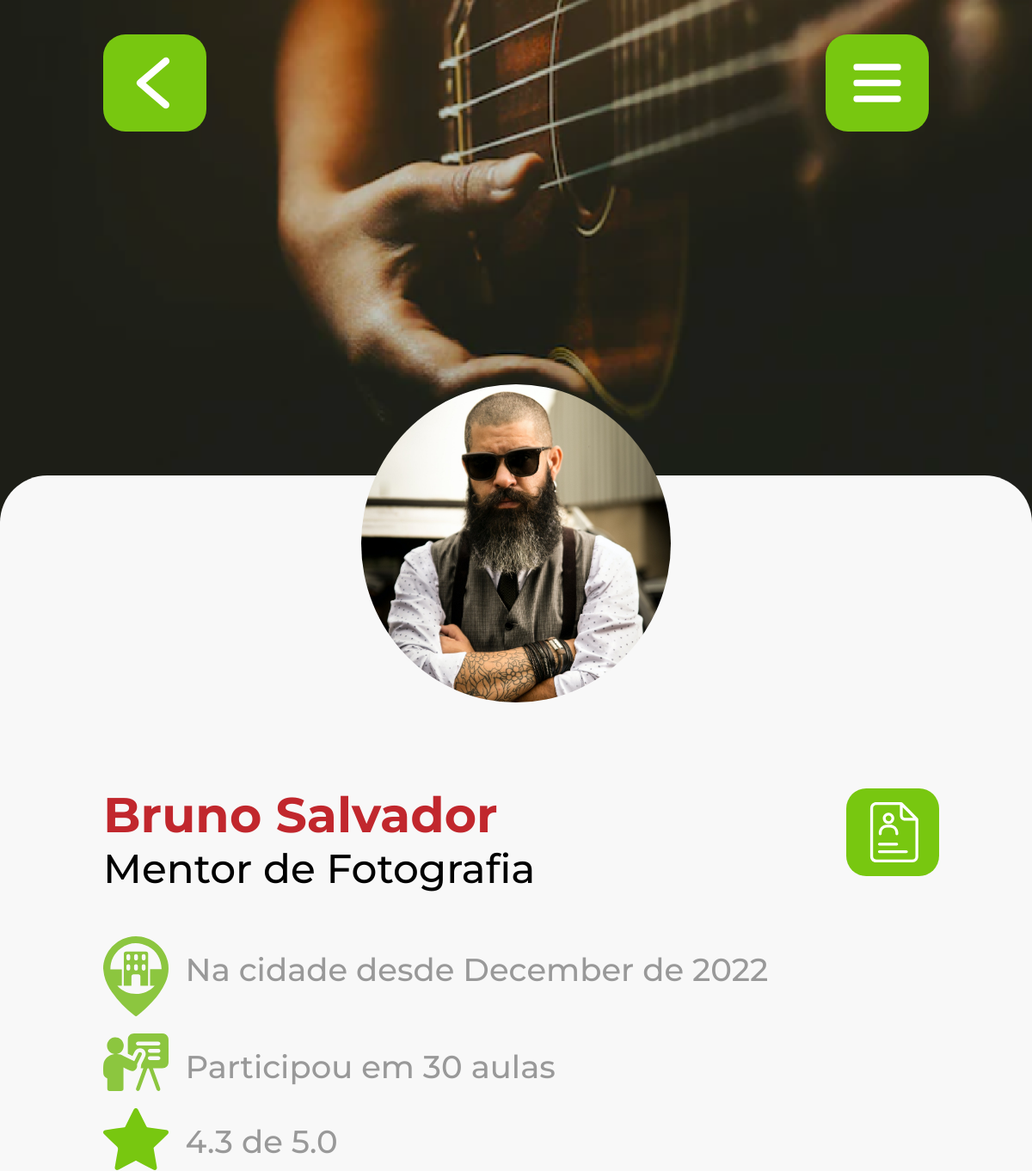
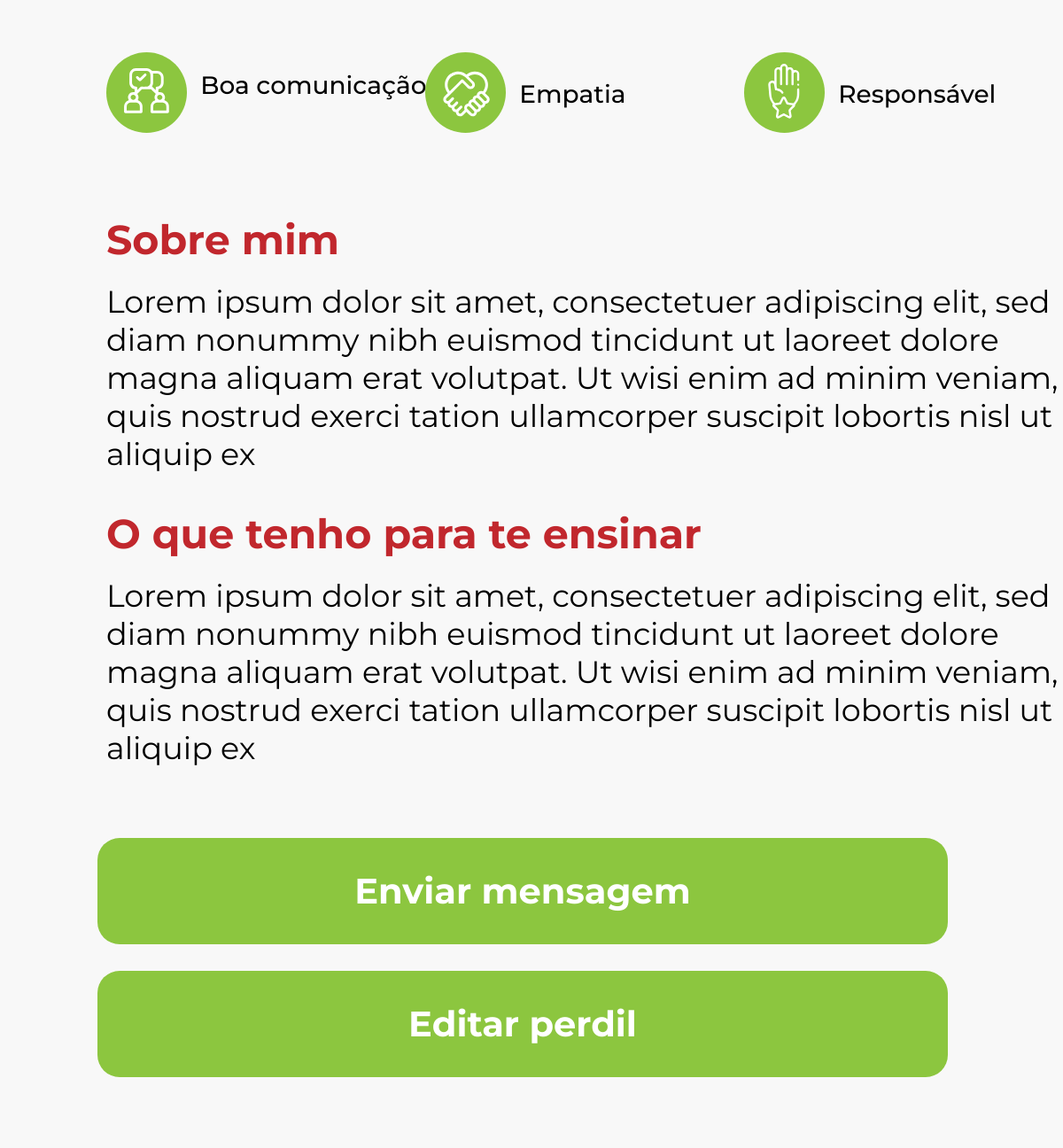
The app's page /views/teacher/profile_teacher.php?action=show_data_profile&teacher_id=9&language=pt (signed in) with its own data (2 pictures, top to bottom).
### tables this page shows
CREATE TABLE `tb_user_teacher` (
  `teacher_id` int NOT NULL AUTO_INCREMENT,
  `first_name` varchar(100) NOT NULL,
  `last_name` varchar(100) NOT NULL,
  `mentor` varchar(100) NOT NULL,
  `city` varchar(100) NOT NULL,
  `password` varchar(100) NOT NULL,
  `image_path` varchar(100) NOT NULL,
  `date_registration` datetime NOT NULL DEFAULT CURRENT_TIMESTAMP,
  `email` varchar(100) NOT NULL,
  `about_me` varchar(500) DEFAULT NULL,
  `teach_you` varchar(500) DEFAULT NULL,
  PRIMARY KEY (`teacher_id`)
);

### app/user_teacher/teacher_controller.php (called while the page is built, shortened)
<?php
    require "teacher_service.php";
    require "../../app/database_conexion/conexion.php";
    $language = "";
    if((isset($_GET['language']) && $_GET['language'] == "pt") || !isset($_GET['language'])){
        $language = 'pt';
    }else if((isset($_GET['language']) && $_GET['language'] == "en") || !isset($_GET['language'])){
        $language = 'en';
    }else if((isset($_GET['language']) && $_GET['language'] == "it") || !isset($_GET['language'])){
        $language = "it";
    }else if((isset($_GET['language']) && $_GET['language'] == "ro") || !isset($_GET['language'])){
        $language = "ro";
    }
    $action = isset($_GET['action']) ? $_GET['action'] : $action;
    if($action == 'insert'){
        $profile_img = $_FILES['profile_img'];
        $folder_profile_photos = "../../public/img/profile_photos/";
        $file_name = $profile_img['name'];
        $new_file_name = uniqid();
        $file_extension = strtolower(pathinfo($file_name, PATHINFO_EXTENSION));
        if($profile_img['size'] > 2097152){
            $error = "Imagem maior que 2MB.";
        }
        if($file_extension != 'jpg' && $file_extension != 'jpeg' && $file_extension != 'png'){
            $error = "Apenas arquivos '.jpg', '.jpeg' ou '.png'. ";
        }
        $first_name = $_POST['first_name'];
        $last_name = $_POST['last_name'];
        $error = '';
        if(empty($first_name) || empty($last_name)){
            $error = "Nome/Apelido não pode ser vazio.";
        }
        if(strlen($first_name) < 3 || strlen($last_name) < 3 ){
            $error = "Nome/Apelido deve conter min de 3 caracteres.";
        }
        $mentor = $_POST['mentor'];
        if(empty($mentor)){
            $error = "Mentor não pode ser vazio.";
        }
        if(strlen($mentor) < 3 ){
            $error = "Mentor deve conter min de 3 caracteres.";
        }
        $city = $_POST['city'];
        if(empty($city)){
            $error = "Concelho não pode ser vazio.";
        }
        if(strlen($city) < 3 ){
            $error = "Concelho deve conter min de 3 caracteres.";
        }
        $email = $_POST['email'];
        if(empty($email)){
            $error = "Email não pode ser vazio.";
        }
        if(strlen($email) < 8 || strstr($email, '@') == false){
            $error = "Email incorreto.";
        }
        $password = $_POST['password'];
        if(empty($password) || strlen($password) < 4){
            $error = "Palavra-chave não pode ser vazio ou min 4 caracteres.";
        }
        $_SESSION["erro"] = $error;
        if(!empty($error)){
            header('Location: ../../views/teacher/teacher_registration.php?insert=Error&language='.$language);
            exit;
        }
        $right_file = move_uploaded_file($profile_img['tmp_name'], $folder_profile_photos . $new_file_name . "." . $file_extension);
        if($right_file){
            $path_photo = "$folder_profile_photos$new_file_name.$file_extension";
            $_SESSION["path_photo"] = $path_photo;
        }else{
            $error = "A imagem não foi carregada corretamente.";
        }
        $_SESSION["erro"] = $error;
        if(!empty($error)){
            header('Location: ../../views/teacher/teacher_registration.php?insert=Error&language='.$language);
            exit;
        }
        $image_path = new Teacher();
        $first_name = new Teacher();
        $last_name = new Teacher();
        $mentor = new Teacher();
        $city = new Teacher();
        $email = new Teacher();
        $password = new Teacher();
        $image_path->__set('image_path', $path_photo);
        $first_name->__set('first_name', $_POST['first_name']);
        $last_name->__set('last_name', $_POST['last_name']);
        $mentor->__set('mentor', $_POST['mentor']);
        $city->__set('city', $_POST['city']);
        $email->__set('email', $_POST['email']);
        $password->__set('password', $_POST['password']);
        $conexion = new Conexion();
        $teacherService = new TeacherService($conexion, $image_path, $first_name, $last_name, $mentor, $city, $email, $password);
        $teacherService->insert();
        header('Location: ../../views/teacher/teacher_login.php');
    } else if($action == 'show_modal'){
        $email = new Teacher();
        $conexion = new Conexion();
        $teacherService = new TeacherService($conexion, $email);
        $researches = $teacherService->show_modal();
    } else if($action == 'show_data_profile'){
        $email = new Teacher();
        $conexion = new Conexion();
        $teacherService = new TeacherService($conexion, $email);
        $teachers = $teacherService->show_data_profile();
    }
?>

### app/database_conexion/conexion.php (called while the page is built)
<?php
    class Conexion {
        private $host = 'localhost';
        private $dbname = 'db_cyc';
        private $user = 'root';
        private $pass = 'root';
        public function connect(){
            try{
                $conexion = new PDO(
                    "mysql:host=$this->host;dbname=$this->dbname",
                    "$this->user",
                    "$this->pass"
                );
                return $conexion;
            } catch(PDOException $e){
               echo '<p>' .$e->getMessage(). '</p>';
            }
        }
    }
?>

### language.php (called while the page is built, shortened)
<?php
    $password = array(
        'pt' => array(
            'Palavra-chave',
            'Insere tua palavra-chave'
        ),
        'en' => array(
            'Keyword',
            'Enter your keyword'
        ),
        'it' => array(
            'Parola chiave',
            'Inserisci la tua parola chiave'
        ),
        'ro' => array(
            'Cuvânt cheie',
            'Introduceți cuvântul cheie'
        )
    );
    $modal_teacher = array(
        'pt' => array(
            'MENTORES EM',
            'Mentor de',
            '4.3 de 5.0'
        ),
        'en' => array(
            'MENTORS IN',
            'Mentor of',
            '4.3 out of 5.0'
        ),
        'it' => array(
            'MENTORI IN',
            'Mentore di',
            '4,3 su 5,0'
        ),
        'ro' => array(
            'MENTORI ÎN',
            'Mentor al',
            '4,3 din 5,0'
        )
    );
    $found_teacher = array(
        'pt' => array(
            'Na cidade desde',
            'Participou em 30 aulas',
            '4.3 de 5.0',
            'Boa comunicação',
            'Empatia',
            'Responsável',
            'Sobre mim',
            'O que tenho para te ensinar',
            'Enviar mensagem',
            'Adicionar os favoritos'
        ),
        'en' => array(
            'In town since',
            'Participated in 30 classes',
            '4.3 out of 5.0',
            'Good communication',
            'Empathy',
            'Responsible',
            'About me',
            'What I have to teach you',
            'Send Message',
            'Add to Favorites'
        ),
        'it' => array(
            'In città da',
            'Ha partecipato a 30 classi',
            '4,3 su 5,0',
            'Buona comunicazione',
            'Empatia',
            'Responsabile',
            'A proposito di me',
            'Cosa ho da insegnarti',
            'Invia messaggio',
            'Aggiungi ai preferiti'
        ),
        'ro' => array(
            'În oraș de când',
            'A participat la 30 de clase',
            '4,3 din 5,0',
            'Comunicare buna',
            'Empatie',
            'Responsabil',
            'Despre mine',
            'Ce trebuie să te învăț',
            'Trimite mesaj',
            'Adauga la favorite'
        )
    );
    $edit_profile = array(
        'pt' => array(
            "Conhecimento",
            "Insere teus conhecimentos",
            "Qualidades",
            "Insere tuas qualidades",
            "O que é que eu gosto?",
            "Insere o que gostas",
            "A melhorar",
            "Insere o que tens a melhorar",
            "Sobre mim",
            "Insere algo sobre ti",
            "O que tenho para te ensinar?",
            "Insere o que pretendes ensinar",
            "Editar perdil"
        ),
        'en' => array(
            "Knowledge",
            "Insert your knowledge",
            "Qualities",
            "Insert your qualities",
            "What I like?",
            "Insert what you like",
            "Improving",
            "Insert what you have to improve",
            "About me",
            "Insert something about yourself",
            "What do I have to teach you?",
            "Insert what you intend to teach",
            "Edit profile"
        ),
        'it' => array(
            "Conoscenza",
            "Introduci le tue conoscenze",
            "Qualità",
            "Inserisci le tue qualità",
            "Cosa mi piace?",
            "Digita quello che ti piace",
            "Il miglioramento",
            "Digita cosa devi migliorare",
            "A proposito di me",
            "Inserisci qualcosa su di te",
            "Cosa devo insegnarti?",
            "Digita cosa intendi insegnare",
            "Modifica Profilo"
        ),
        'ro' => array(
            "Cunoştinţe",
            "Prezentați-vă cunoștințele",
            "Calitate",
            "Introduceți-vă calitățile",
            "Ce imi place?",
            "Tastați ceea ce vă place",
            "A îmbunătăți",
            "Introduceți ceea ce aveți nevoie pentru a îmbunătăți",
            "Despre mine",
            "Scrie ceva despre tine",
            "Ce trebuie sa te invat?",
            "Introduceți ceea ce intenționați să predați",
            "Editează profilul"
        )
    );
?>

### app/user_teacher/teacher_service.php (called while the page is built, shortened)
<?php
    class TeacherService{
        private $conexion;
        public function __construct(Conexion $conexion, Teacher $email){
            $this->conexion = $conexion->connect();
        }
        public function show_data_profile(){
            $query_consult = "SELECT teacher_id, first_name, last_name, mentor, city, email, image_path, password,
                                     about_me, teach_you,
                               DATE_FORMAT(date_registration, '%M de %Y') AS date_registration
                               FROM tb_user_teacher";
            $stmt = $this->conexion->prepare($query_consult);
            $stmt->execute();
            return $stmt->fetchAll(PDO::FETCH_OBJ);
        }
    }
?>

### views/teacher/profile_teacher.php (the view, shortened to what this page needs)
<?php
    require "../../app/user_teacher/teacher_controller.php";
	$teacher_id = $_GET['teacher_id'];
	include("../../language.php");
    $language = "";
    if((isset($_GET['language']) && $_GET['language'] == "pt") || !isset($_GET['language'])){
        $language = 'pt';
    }else if((isset($_GET['language']) && $_GET['language'] == "en") || !isset($_GET['language'])){
        $language = 'en';
    }else if((isset($_GET['language']) && $_GET['language'] == "it") || !isset($_GET['language'])){
        $language = "it";
    }else if((isset($_GET['language']) && $_GET['language'] == "ro") || !isset($_GET['language'])){
        $language = "ro";
    }
?>
<html>
  	<head>
		<link rel="stylesheet" href="../../public/css/profile_teacher.css">
  	</head>
  	<body>
		<div class="container">
			<div class="header_photo">
				<div class="header_buttons">
                    <div class="come_back_button">
                        <a href="user_teacher.php?language=<?=$language?>">
							<img src="../../public/img/svg/seta-esquerda.svg">
						</a>
                    </div>
                    <div class="menu_button">
                        <a href="user_teacher.php?language=<?=$language?>">
							<img src="../../public/img/svg/menu.svg">
						</a>
                    </div>
                </div>
				<img src="../../public/img/png/foto-mentor-18.png">
            </div>
			<?php
				foreach($teachers as $teacher){
					if($teacher->teacher_id == $teacher_id){
			?>
            <div class="profile_img">
                <img src="<?php echo $teacher->image_path;?>">
            </div>
            <div class="customization_user">
				<div class="user_data">
					<div class="div_1">
						<div class="user_data_name">
							<div>
								<h2>
									<?php
										echo $teacher->first_name." ".$teacher->last_name;
									?>
								</h2>
								<h4><?php echo $modal_teacher[$language]['1']?>
									<?php
										echo $teacher->mentor;
									?>
								</h4>
							</div>
							<div class="link_cv">
								<a href="#">
									<img src="../../public/img/svg/icon-CV.svg">
								</a>
							</div>
						</div>
						<div class="user_data_plus">
							<img src="../../public/img/svg/icon-localizacao-green.svg">
							<span><?php echo $found_teacher[$language]['0']?>
								<?php
									echo $teacher->date_registration;
								?>
							</span>
						</div>
						<div class="user_data_plus">
							<img src="../../public/img/svg/icon-aulas-green.svg">
							<span><?php echo $found_teacher[$language]['1']?></span>
						</div>
						<div class="user_data_plus">
							<img src="../../public/img/svg/estrela.svg">
							<span><?php echo $found_teacher[$language]['2']?></span>
						</div>
					</div>
					<div class="user_qualifications">
						<div class="user_qualifications_plus">
							<img src="../../public/img/svg/icon-boa-comunicacao-green.svg">
							<span id="span_communication"><?php echo $found_teacher[$language]['3']?></span>
						</div>
						<div class="user_qualifications_plus">
							<img src="../../public/img/svg/icon-empatia-green.svg">
							<span><?php echo $found_teacher[$language]['4']?></span>
						</div>
						<div class="user_qualifications_plus">
							<img src="../../public/img/svg/icon-responsavel-green.svg">
							<span><?php echo $found_teacher[$language]['5']?></span>
						</div>
					</div>
					<div class="topics_session_plus">
							<h2><?php echo $found_teacher[$language]['6']?></h2>
							<p>
								<?php echo $teacher->about_me;?>
							</p>
					</div>
					<div class="topics_session_plus">
							<h2><?php echo $found_teacher[$language]['7']?></h2>
							<p>
								<?php echo $teacher->teach_you;?>
							</p>
					</div>
				</div>
				<div class="send_button">
					<button>
						<a href="teacher_messages.php?action=show_message_teacher&teacher_id=<?=$teacher_id?>&language=<?=$language?>"><?php echo $found_teacher[$language]['8']?></a>
					</button>
				</div>
                <div class="add_button">
					<button onClick="show_modal()">
						<span style="color: #fff;"><?php echo $edit_profile[$language]['12']?></span>
					</button>
				</div>
		    </div>
			<?php }}
			?>
        </div>
  	</body>
</html>

### records on screen
tb_user_teacher: image_path (picture), first_name "Bruno", last_name "Salvador", mentor "Fotografia", date_registration "December de 2022", about_me "Lorem ipsum dolor sit amet, consectetuer adipiscing elit, sed diam nonummy nibh euismod tincidunt ut laoreet dolore magna aliquam erat volutpat. Ut wisi enim ad minim veniam, quis nostrud exerci tation ullamcorper suscipit lobortis nisl ut aliquip ex", teach_you "Lorem ipsum dolor sit amet, consectetuer adipiscing elit, sed diam nonummy nibh euismod tincidunt ut laoreet dolore magna aliquam erat volutpat. Ut wisi enim ad minim veniam, quis nostrud exerci tation ullamcorper suscipit lobortis nisl ut aliquip ex"
